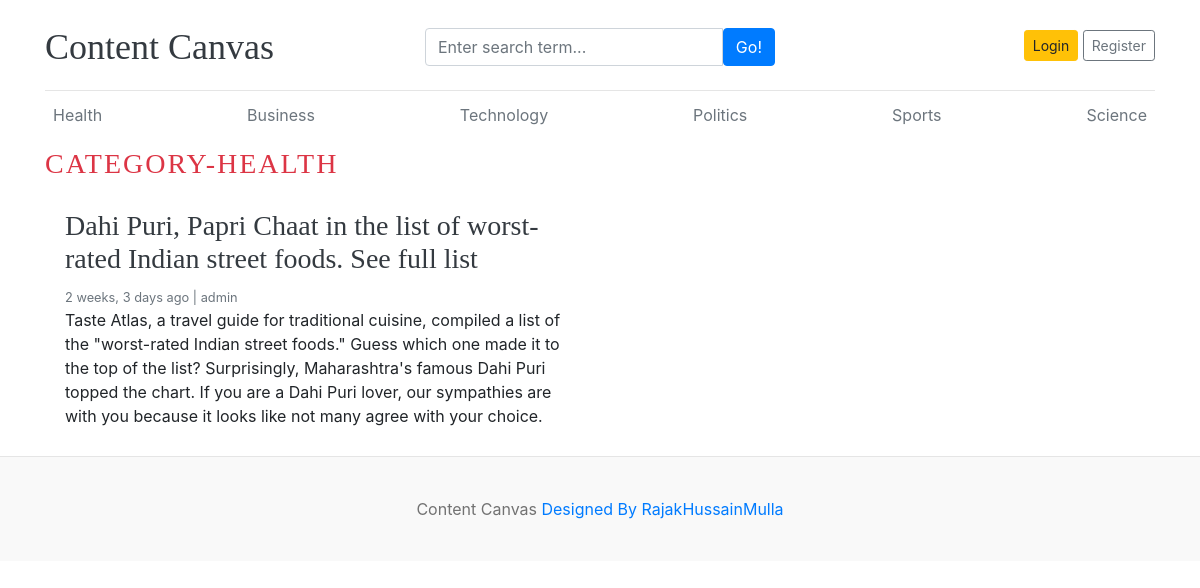
The app's page /category/4/ with its own data.
### blog/models.py (models this page shows, shortened)
class Category(models.Model):
    category_name=models.CharField(max_length=50,unique=True)
    created_at=models.DateTimeField(auto_now_add=True)
    updated_at=models.DateTimeField(auto_now=True)
    class Meta:
        verbose_name_plural='categories'
    def __str__(self):
        return self.category_name

class Blog(models.Model):
    title=models.CharField(max_length=100)
    slug=models.SlugField(max_length=100)
    category=models.ForeignKey(Category,on_delete=models.CASCADE)
    author=models.ForeignKey(User,on_delete=models.CASCADE)
    featured_image=models.ImageField(upload_to='uploads/%y/%m/%d')
    short_description=models.TextField(max_length=500,default=None)
    blog_body=models.TextField(max_length=2000)
    status=models.CharField(max_length=20,choices=STATUS_CHOICES,default="Draft")
    is_featured=models.BooleanField(default=True)
    created_at=models.DateTimeField(auto_now_add=True)
    updated_at=models.DateTimeField(auto_now=True)

### blog/views.py (the view)
# urls.py: path('<int:category_id>/',views.posts_by_category,name='posts_by_category')
def posts_by_category(request,category_id):
    posts=Blog.objects.filter(status='Published',category=category_id)
    try:
      category=Category.objects.get(pk=category_id)
    except:
       return redirect('home')
    context={
        'posts':posts,
        'category':category
    }
    return render(request,'posts_by_category.html',context)

### blog/context_processors.py (called while the page is built)
def get_categories(request):
    categories=Category.objects.all()
    return dict(categories=categories)

def get_social_links(request):
    social_links=SocialLink.objects.all()
    return dict(social_links=social_links)

### templates/posts_by_category.html (shortened to what this page needs)
{% extends "base.html" %}
{% block content %}
  <h3 class="text-uppercase text-danger" style="letter-spacing:2px;">Category-{{category}}</h3>
  <div class="row mb-2">
    {% if posts %}
    {% for post in posts  %}
    <div class="col-md-6">
      <div class="card border-0" >
        <div class="card-body">
          <h3><a href="{% url 'blogs' post.slug %}" class="text-dark">{{post.title}}</a></h3>
          <small class="mb-1 text-muted">{{post.created_at | timesince}} ago | {{post.author}}</small>
          <p class="card-text">{{post.short_description}}</p>
        </div>
      </div>
    </div>
    {% endfor %}
    {% else %}
    <p> No Posts Found </p>
    {% endif %}
  </div>
</div>
{% endblock %}

### templates/base.html (shortened to what this page needs)
{% load static %}
<!DOCTYPE html>
<html lang="en">
<head>
    <link href="https://getbootstrap.com/docs/4.0/dist/css/bootstrap.min.css" rel="stylesheet">
    <link href="{% static 'css/cc.css' %}" rel="stylesheet">
    <link rel="stylesheet" href="https://cdnjs.cloudflare.com/ajax/libs/font-awesome/4.7.0/css/font-awesome.min.css">
  </head>
<body>
    <div class="container">
      <header class="blog-header py-3">
        <div class="row flex-nowrap justify-content-between align-items-center">
          <div class="col-4 pt-1">
            <a class="blog-header-logo text-dark" href="/">Content Canvas</a>
          </div>
          <div class="col-4 pt-1">
                <form action={% url "search" %} method="GET">
                <div class="input-group">
                    <input class="form-control" type="text" name="keyword" value="{{keyword}}" placeholder="Enter search term..." aria-label="Enter search term..." aria-describedby="button-search" />
                    <button type="submit" class="btn btn-primary" id="button-search" type="button">Go!</button>
                </div>
              </form>
          </div>
          {% if not user.is_authenticated %}
          <div class="col-4 d-flex justify-content-end align-items-center">
            <a class="btn btn-sm btn-warning" href="{% url 'login' %}">Login</a> &nbsp;
            <a class="btn btn-sm btn-outline-secondary" href="{% url 'register' %}">Register</a>
          </div>
          {% else %}
          <span><a href="{% url 'dashboard' %}">Dashboard</a> <span>
          <span><a href="{% url 'logout' %}"> Logout</a></span>
          {% endif %}
        </div>
      </header>
      <div class="nav-scroller py-1 mb-2">
        <nav class="nav d-flex justify-content-between">
          {% for cat in categories %}
          <a class="p-2 text-muted" href="{% url 'posts_by_category' cat.id %}">{{cat.category_name}}</a>
          {% endfor %}
        </nav>
      </div>
{% block content %}
{% endblock  %}
<footer class="blog-footer">
    <p>Content Canvas  <a href="#">Designed By RajakHussainMulla</a></p>
  </footer>
  </body>
  </html>

### contentcanvas/static/css/cc.css (style rules this page uses)
.blog-header { border-bottom: 1px solid #e5e5e5; }
.blog-header-logo { font-family: "Playfair Display", Georgia, "Times New Roman", serif; font-size: 2.25rem; }
h1, h2, h3, h4, h5, h6 { font-family: "Playfair Display", Georgia, "Times New Roman", serif; }
.blog-footer { padding: 2.5rem 0; color: #727272; text-align: center; background-color: #f9f9f9; border-top: .05rem solid #e5e5e5; }
.blog-footer p:last-child { margin-bottom: 0; }

### records on screen
Category: category_name "Health", category_name "HEALTH"
Category: category_name "Business"
Category: category_name "Technology"
Category: category_name "Politics"
Category: category_name "Sports"
Category: category_name "Science"
Blog: title "Dahi Puri, Papri Chaat in the list of worst-rated Indian street foods. See full list", created_at "2 weeks, 3 days", author "admin", short_description "Taste Atlas, a travel guide for traditional cuisine, compiled a list of the \"worst-rated Indian street foods.\" Guess which one made it to the top of the list? Surprisingly, Maharashtra's famous Dahi Puri topped the chart. If you are a Dahi Puri lover, our sympathies are with you because it looks like not many agree with your choice."
